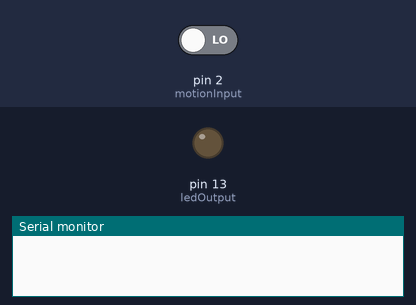
The sketch below on a simulated Arduino Uno, built with avr-gcc and run on an emulated ATmega328P. On the bench: output pins drawn as LEDs (lit = HIGH), the last lines printed to the serial monitor. The test bench sets the inputs (shaded band); at power-on: pin 2 (motionInput) LOW.

Above: at 1.2 s.
1.3 s: pin 2 (motionInput) driven HIGH
At 1.8 s:
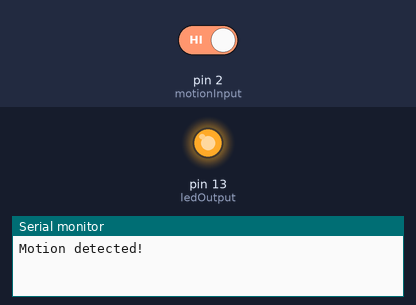
2.8 s: pin 2 (motionInput) driven LOW
At 4.2 s:
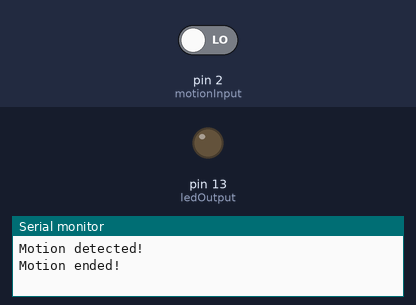
Timing chart, 0 to 5.8 s (numbered marks = the images above; inputs shaded):
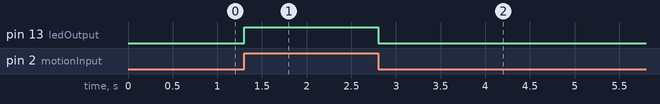

The sketch:

Motion_.ino
```cpp
int ledOutput = 13;                // A pin to connect LED
int motionInput = 2;               // An input pin for the motion sensor
int motionState = LOW;             // Assume no motion detected at first
int val = 0;                       // variable for reading the motion status

void setup() {
  pinMode(ledOutput, OUTPUT);      // declare LED as output
  pinMode(motionInput, INPUT);     // declare sensor as input

  Serial.begin(9600);
}

void loop(){
  val = digitalRead(motionInput);  // read motion input value
  if (val == HIGH) {            // check if the input is HIGH
    digitalWrite(ledOutput, HIGH);  // turn LED ON
    if (motionState == LOW) {
      Serial.println("Motion detected!");
      // print the output change, not state
      motionState = HIGH;
    }
  } else {
    digitalWrite(ledOutput, LOW); // turn LED OFF
    if (motionState == HIGH){
      Serial.println("Motion ended!");
      // print the output change, not state
      motionState = LOW;
    }
  }
}
```

Measured:
- after the input at 1.3 s, pin 13 (ledOutput): LOW → HIGH at once
- after the input at 2.8 s, pin 13 (ledOutput): HIGH → LOW at once
